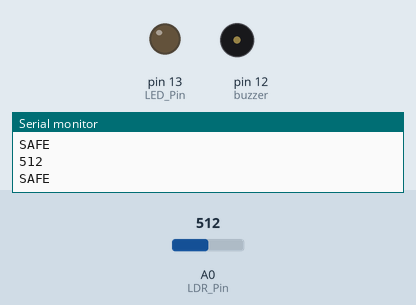
The sketch below on a simulated Arduino Uno, built with avr-gcc and run on an emulated ATmega328P. On the bench: output pins drawn as LEDs (lit = HIGH), buzzer (waves = sounding, pin HIGH), the last lines printed to the serial monitor. The inputs (shaded band) are chosen by the test bench; at power-on: A0 (LDR_Pin) = 512.

Above: at 15.8 s.
15.9 s: A0 (LDR_Pin) set to 488
At 26.1 s:
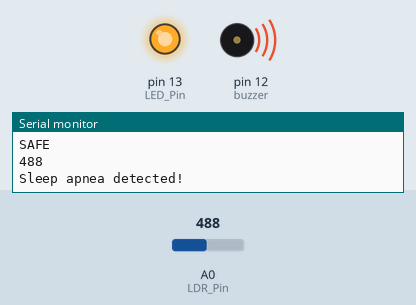
28.5 s: A0 (LDR_Pin) set to 510
At 29.1 s:
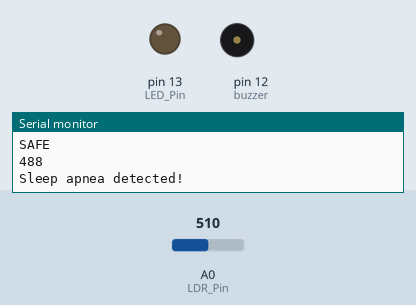
39.7 s: A0 (LDR_Pin) set to 490
At 49.5 s:
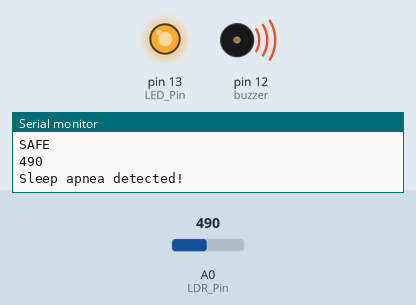
Timing chart, 0 to 52.5 s (numbered marks = the images above; inputs shaded):
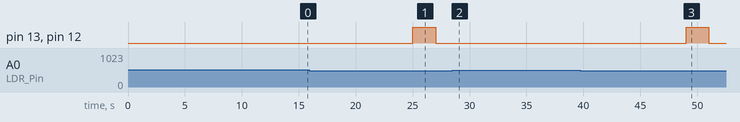

Measured:
- the behaviour switches between 500 and 499 on A0 (LDR_Pin) (found by bisection; images 0 and 1)
- after the input at 15.9 s, pin 13 (LED_Pin), pin 12 (buzzer): LOW → HIGH after 9.1 s, → LOW 2.0 s later
- after the input at 28.5 s, pin 13 (LED_Pin), pin 12 (buzzer): stays LOW (without the input it goes to HIGH after 10.5 s)
- after the input at 39.7 s, pin 13 (LED_Pin), pin 12 (buzzer): LOW → HIGH after 9.3 s, → LOW 2.0 s later

The sketch:

ArduinoCode.ino
```cpp
// Arduino c++ code

//

const int LDR_Pin = A0; // define the LDR sensor pin

const int LED_Pin = 13; // define the LED pin

const int buzzer = 12;

int LDR_Value; // variable to store the LDR sensor value

int Threshold_Value = 500; // set the threshold value for detecting sleep apnea

int Delay_Time = 5000; // set the delay time for each measurement in milliseconds


void setup() {

  pinMode(LED_Pin, OUTPUT);  // set the LED pin as an output

  pinMode(buzzer,OUTPUT);

  pinMode(LDR_Pin,INPUT);


  Serial.begin(9600); // initialize serial communication

}


void loop() {

  //LDR_Value=Serial.parseInt();// take substitute input value from user

  delay(Delay_Time); // wait for the delay time

  LDR_Value = analogRead(LDR_Pin); // read the LDR sensor value

  /*digitalWrite(LED_Pin, HIGH); // turn on the LED

  digitalWrite(buzzer,HIGH); //turn on buzzer

      delay(2000);//wait for 2000ms

  digitalWrite(buzzer,LOW);//turn off buzzer

  digitalWrite(LED_Pin, LOW); // turn off the LED

      delay(2000);//wait for 2000ms*/


  Serial.println(LDR_Value); // print the LDR sensor value to the serial monitor


  if (LDR_Value < Threshold_Value) { // if the LDR value is below the threshold, sleep apnea is detected

    Serial.println("Sleep apnea detected!");

    // trigger an alert mechanism here

      delay(10);

      digitalWrite(13,HIGH);

      digitalWrite(12,HIGH);

      delay(2000);//wait for 2000ms

      digitalWrite(12,LOW);

      digitalWrite(13,LOW);

      delay(2000);//wait for 2000ms


  }else{

    Serial.println("SAFE");

  }


  delay(Delay_Time); // wait for the delay time before the next measurement

}
```
